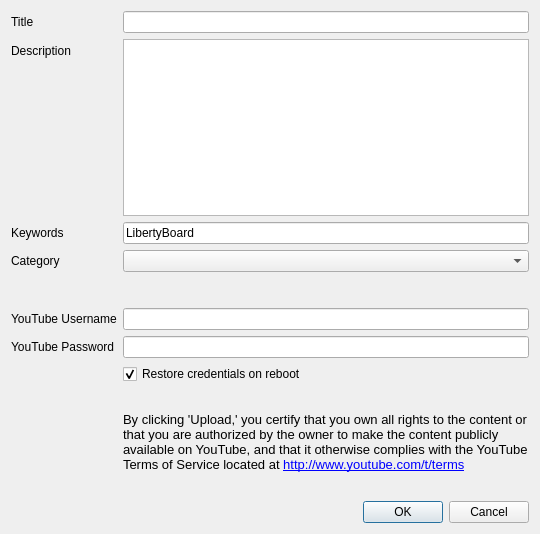
<?xml version="1.0" encoding="UTF-8"?>
<ui version="4.0">
 <class>YouTubePublishingDialog</class>
 <widget class="QDialog" name="YouTubePublishingDialog">
  <property name="windowModality">
   <enum>Qt::WindowModal</enum>
  </property>
  <property name="geometry">
   <rect>
    <x>0</x>
    <y>0</y>
    <width>540</width>
    <height>534</height>
   </rect>
  </property>
  <property name="windowTitle">
   <string>Publish Podcast to YouTube</string>
  </property>
  <layout class="QVBoxLayout" name="verticalLayout">
   <item>
    <layout class="QFormLayout" name="formLayout">
     <property name="fieldGrowthPolicy">
      <enum>QFormLayout::AllNonFixedFieldsGrow</enum>
     </property>
     <item row="0" column="0">
      <widget class="QLabel" name="titleLabel">
       <property name="text">
        <string>Title</string>
       </property>
      </widget>
     </item>
     <item row="0" column="1">
      <widget class="QLineEdit" name="title">
       <property name="maxLength">
        <number>60</number>
       </property>
      </widget>
     </item>
     <item row="2" column="0">
      <widget class="QLabel" name="decriptionLabel">
       <property name="text">
        <string>Description</string>
       </property>
      </widget>
     </item>
     <item row="2" column="1">
      <widget class="QPlainTextEdit" name="description">
       <property name="sizePolicy">
        <sizepolicy hsizetype="Expanding" vsizetype="Fixed">
         <horstretch>0</horstretch>
         <verstretch>0</verstretch>
        </sizepolicy>
       </property>
       <property name="minimumSize">
        <size>
         <width>0</width>
         <height>168</height>
        </size>
       </property>
      </widget>
     </item>
     <item row="4" column="0">
      <widget class="QLabel" name="keywordsLabel">
       <property name="text">
        <string>Keywords</string>
       </property>
      </widget>
     </item>
     <item row="4" column="1">
      <widget class="QLineEdit" name="keywords">
       <property name="text">
        <string>LibertyBoard</string>
       </property>
      </widget>
     </item>
     <item row="5" column="0">
      <widget class="QLabel" name="label">
       <property name="text">
        <string>Category</string>
       </property>
      </widget>
     </item>
     <item row="5" column="1">
      <widget class="QComboBox" name="category"/>
     </item>
     <item row="6" column="1">
      <spacer name="verticalSpacer">
       <property name="orientation">
        <enum>Qt::Vertical</enum>
       </property>
       <property name="sizeType">
        <enum>QSizePolicy::Expanding</enum>
       </property>
       <property name="sizeHint" stdset="0">
        <size>
         <width>20</width>
         <height>40</height>
        </size>
       </property>
      </spacer>
     </item>
     <item row="7" column="0">
      <widget class="QLabel" name="label_2">
       <property name="text">
        <string>YouTube Username</string>
       </property>
      </widget>
     </item>
     <item row="7" column="1">
      <widget class="QLineEdit" name="email"/>
     </item>
     <item row="8" column="0">
      <widget class="QLabel" name="label_3">
       <property name="text">
        <string>YouTube Password</string>
       </property>
      </widget>
     </item>
     <item row="8" column="1">
      <widget class="QLineEdit" name="password">
       <property name="echoMode">
        <enum>QLineEdit::Password</enum>
       </property>
      </widget>
     </item>
     <item row="10" column="1">
      <widget class="QLabel" name="label_4">
       <property name="text">
        <string>&lt;!DOCTYPE HTML PUBLIC &quot;-//W3C//DTD HTML 4.0//EN&quot; &quot;http://www.w3.org/TR/REC-html40/strict.dtd&quot;&gt;
&lt;html&gt;&lt;head&gt;&lt;meta name=&quot;qrichtext&quot; content=&quot;1&quot; /&gt;&lt;style type=&quot;text/css&quot;&gt;
p, li { white-space: pre-wrap; }
&lt;/style&gt;&lt;/head&gt;&lt;body style=&quot; font-family:'MS Shell Dlg 2'; font-size:8.25pt; font-weight:400; font-style:normal;&quot;&gt;
&lt;p style=&quot; margin-top:0px; margin-bottom:0px; margin-left:0px; margin-right:0px; -qt-block-indent:0; text-indent:0px;&quot;&gt;&lt;span style=&quot; font-family:'Lucida Grande'; font-size:10pt;&quot;&gt;By clicking 'Upload,' you certify that you own all rights to the content or that you are authorized by the owner to make the content publicly available on YouTube, and that it otherwise complies with the YouTube Terms of Service located at &lt;/span&gt;&lt;a href=&quot;http://www.youtube.com/t/terms&quot;&gt;&lt;span style=&quot; font-family:'Lucida Grande'; font-size:10pt; text-decoration: underline; color:#0000ff;&quot;&gt;http://www.youtube.com/t/terms&lt;/span&gt;&lt;/a&gt;&lt;/p&gt;&lt;/body&gt;&lt;/html&gt;</string>
       </property>
       <property name="wordWrap">
        <bool>true</bool>
       </property>
       <property name="openExternalLinks">
        <bool>true</bool>
       </property>
       <property name="textInteractionFlags">
        <set>Qt::LinksAccessibleByMouse|Qt::TextSelectableByMouse</set>
       </property>
      </widget>
     </item>
     <item row="11" column="1">
      <widget class="QDialogButtonBox" name="dialogButtons">
       <property name="standardButtons">
        <set>QDialogButtonBox::Cancel|QDialogButtonBox::Ok</set>
       </property>
      </widget>
     </item>
     <item row="9" column="1">
      <widget class="QCheckBox" name="youtubeCredentialsPersistence">
       <property name="text">
        <string>Restore credentials on reboot</string>
       </property>
       <property name="checked">
        <bool>true</bool>
       </property>
      </widget>
     </item>
    </layout>
   </item>
  </layout>
 </widget>
 <layoutdefault spacing="6" margin="11"/>
 <resources/>
 <connections/>
</ui>
